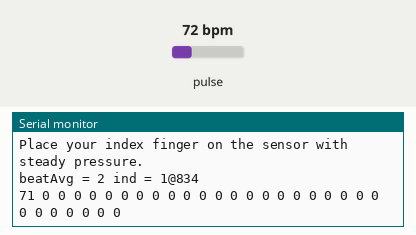
This sketch was run on a simulated Arduino Uno, built with avr-gcc and run on an emulated ATmega328P. On the bench: the last lines printed to the serial monitor. The test bench sets the inputs (shaded band); at power-on: pulse 72 bpm.

Above: at 1.2 s.
1.3 s: pulse set to 70 bpm
At 2.4 s:
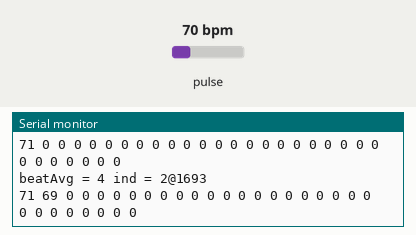
4.3 s: pulse set to 42 bpm
At 5.4 s:
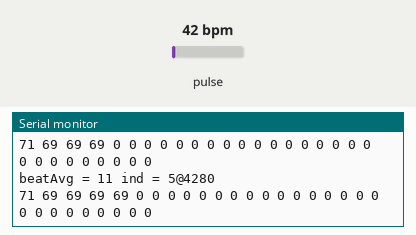
5.8 s: pulse set to 100 bpm
At 6.2 s:
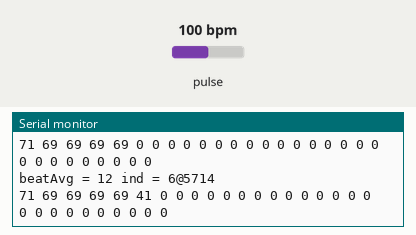
Timing chart, 0 to 8.8 s (numbered marks = the images above; inputs shaded):
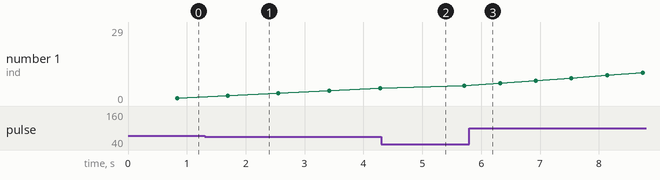

The sketch:

main.ino
```cpp
#include <Wire.h>
#include "MAX30105.h"

#include "heartRate.h"

#include <SoftwareSerial.h>

SoftwareSerial appSerial(2, 3); // RX, TX

MAX30105 particleSensor;

const byte RATE_SIZE = 30;  // Increase this for more averaging. 4 is good.
byte rates[RATE_SIZE];      // Array of heart rates
byte rateSpot = 0;
long lastBeat = 0; //Time at which the last beat occurred

float beatsPerMinute;
int beatAvg;
long irValue;
void setup()
{
  Serial.begin(9600);

  appSerial.begin(9600);

  Serial.println("Initializing...");
  appSerial.println("Arduino connection successfull");

  // Initialize sensor
  if (!particleSensor.begin(Wire, I2C_SPEED_FAST)) //Use default I2C port, 400kHz speed
  {
    Serial.println("MAX30105 was not found. Please check wiring/power. ");
    while (1)
      ;
  }
  Serial.println("Place your index finger on the sensor with steady pressure.");

  particleSensor.setup();        //Configure sensor with default settings
  particleSensor.setPulseAmplitudeRed(0x0A); //Turn Red LED to low to indicate sensor is running
  particleSensor.setPulseAmplitudeGreen(0);  //Turn off Green LED
}

void getHeartRate()
{
  // put your main code here, to run repeatedly:
  irValue = particleSensor.getIR();

  if (checkForBeat(irValue) == true)
  {
    //We sensed a beat!
    long delta = millis() - lastBeat;
    lastBeat = millis();

    beatsPerMinute = 60 / (delta / 1000.0);

    if (beatsPerMinute < 255 && beatsPerMinute > 20)
    {
      rates[rateSpot++] = (byte)beatsPerMinute; //Store this reading in the array
      rateSpot %= RATE_SIZE;        //Wrap variable

      //Take average of readings
      beatAvg = 0;
      for (byte x = 0; x < RATE_SIZE; x++)
        beatAvg += rates[x];
      beatAvg /= RATE_SIZE;
      Serial.println("beatAvg = " + String(beatAvg) + " ind = " + String(rateSpot) + "@" + String(lastBeat));
      for(int i = 0;i < RATE_SIZE; i ++)
      {
        Serial.print(rates[i]);
        Serial.print(" ");
      }
      Serial.println("");

      appSerial.println("datapoint;" + String(beatAvg) + ";" +  "spo2"+ ";" + String(rateSpot) + ";" + String(lastBeat/1000));

    }
  }
}

void loop()
{

  getHeartRate();

//  Serial.print("IR=");
//  Serial.print(irValue);
//  Serial.print(", BPM=");
//  Serial.print(beatsPerMinute);
//  Serial.print(", Avg BPM=");
//  Serial.print(beatAvg);

  if (irValue < 50000)
  {
//    Serial.println("0;0;0");
//    appSerial.println("0;0;0");
  }
  else
  {
//    Serial.println(String("1;") + String(beatsPerMinute) + String(";") + String(beatAvg));
//    appSerial.println(String("1;") + String(beatsPerMinute) + String(";") + String(beatAvg));
    //isFingerPresent, BPM , AVG BPM,
  }


//  Serial.println();
}
```

Measured:
- after the input at 1.3 s, the serial monitor: prints a new line after 0.39 s (image 1)
